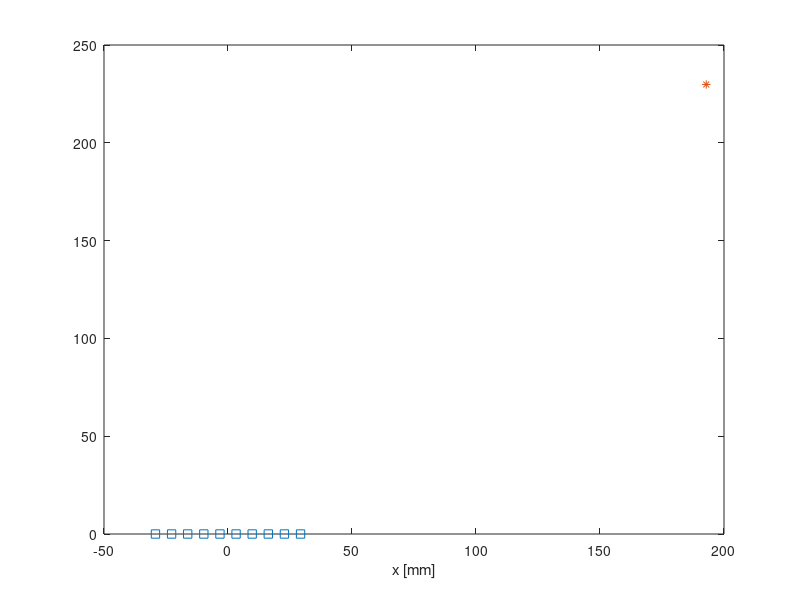

MATLAB code to generate this figure: (Note: this script raises an error after producing the figure.)
%% %%%%%%%%%%%%%%%%%%%%%%%%%%%%%%%%%%%%%%%%%%%%%%%%%%%%%%%%%%%%%%%%%%%%%%%%
%   
%           this script illustrates time-domain DAS beamforming based on
%           simulated ULA response.
%             
%           Additionally, it performes phase coherence imaging anaysing
%           standard deviation of phase shift 
%                   
%
%%%%%%%%%%%%%%%%%%%%%%%%%%%%%%%%%%%%%%%%%%%%%%%%%%%%%%%%%%%%%%%%%%%%%%%%%%%

addpath('tools')

clear all 
close all
%% %%%%%%%%%%%%%%%%%%%%%%%%%%%%%%%%%%%%%%%%%%%%%%%%%%%%%%%%%%%%%%%%%%%%%%%%
% 
%                  Load the dispersion curves data
% 
%%%%%%%%%%%%%%%%%%%%%%%%%%%%%%%%%%%%%%%%%%%%%%%%%%%%%%%%%%%%%%%%%%%%%%%%%%%

load('disp_curve')  % disp curves for 2 mm alu plates 

% figure(1),  plot(f_vec,k_a,f_vec,k_s)
% xlabel('f [Hz]'), ylabel('k [rad/m]')
%% %%%%%%%%%%%%%%%%%%%%%%%%%%%%%%%%%%%%%%%%%%%%%%%%%%%%%%%%%%%%%%%%%%%%%%%%
% 
%                          Generate arrau topology
% 
%%%%%%%%%%%%%%%%%%%%%%%%%%%%%%%%%%%%%%%%%%%%%%%%%%%%%%%%%%%%%%%%%%%%%%%%%%%
% ULA  
dx = 6.5;               % pitch in mm
x = (1:10).*dx;         x = x - mean(x);
y = zeros(size(x));

X = x;                  Y = y; 

figure(2),  plot(X,Y,'s'), title('ULA'), xlabel('x [mm]')
%% %%%%%%%%%%%%%%%%%%%%%%%%%%%%%%%%%%%%%%%%%%%%%%%%%%%%%%%%%%%%%%%%%%%%%%%%
% 
%                           signal parameters 
% 
%%%%%%%%%%%%%%%%%%%%%%%%%%%%%%%%%%%%%%%%%%%%%%%%%%%%%%%%%%%%%%%%%%%%%%%%%%%

exct.fs = 5.12e6;               % sampling f 
exct.n_sampl = 4096;            % no of samples
exct.f_exc = 100e3;             % excitation f
exct.n_cycl = 5;                % no of cycles

[w indF] = min(abs(exct.f_exc - f_vec));
wave.vph = 2*pi*f_vec(indF)./k_a(indF);     % phase velocity in m/s for excitation freq
wave.lambda = wave.vph / f_vec(indF);       % wavelength in m for excitation freq

%% %%%%%%%%%%%%%%%%%%%%%%%%%%%%%%%%%%%%%%%%%%%%%%%%%%%%%%%%%%%%%%%%%%%%%%%%
% 
%                           Target to be imaged
% 
%%%%%%%%%%%%%%%%%%%%%%%%%%%%%%%%%%%%%%%%%%%%%%%%%%%%%%%%%%%%%%%%%%%%%%%%%%%

target.r = 300;
target.theta = 50;
target.x = target.r*cosd(target.theta); 
target.y = target.r*sind(target.theta); 

figure(2),  plot(X,Y,'s', target.x,target.y,'*'),  xlabel('x [mm]')

%% %%%%%%%%%%%%%%%%%%%%%%%%%%%%%%%%%%%%%%%%%%%%%%%%%%%%%%%%%%%%%%%%%%%%%%%%
% 
%       Simulate array responses using structure's transfer function
%                          
%%%%%%%%%%%%%%%%%%%%%%%%%%%%%%%%%%%%%%%%%%%%%%%%%%%%%%%%%%%%%%%%%%%%%%%%%%%

arrayRes = simulate_array_response(X,Y,target, exct,f_vec,k_a, k_s);

%% %%%%%%%%%%%%%%%%%%%%%%%%%%%%%%%%%%%%%%%%%%%%%%%%%%%%%%%%%%%%%%%%%%%%%%%%
% 
%                       DAS beamforming
%                          
%%%%%%%%%%%%%%%%%%%%%%%%%%%%%%%%%%%%%%%%%%%%%%%%%%%%%%%%%%%%%%%%%%%%%%%%%%%

theta = 0:360;                      % azimuth in deg
r = (1:exct.n_sampl)';

im = plane_wave_beamforming_ULA(X, arrayRes, theta, r, wave, exct) ;

%% %%%%%%%%%%%%%%%%%%%%%%%%%%%%%%%%%%%%%%%%%%%%%%%%%%%%%%%%%%%%%%%%%%%%%%%%
% 
%                      Plot the results 
%                          
%%%%%%%%%%%%%%%%%%%%%%%%%%%%%%%%%%%%%%%%%%%%%%%%%%%%%%%%%%%%%%%%%%%%%%%%%%%

figure(10)
pcolor(im.x, im.y, im.C'), shading flat, axis equal tight, axis([-1500, 1500, -1500,1500])
title('DAS result')
colorbar 

figure(11)
pcolor(im.x, im.y, im.Cph'), shading flat, axis equal tight, axis([-1500, 1500, -1500,1500])
title('weights based on Phase coherence ')
colorbar 

figure(12)
pcolor(im.x, im.y, im.Cph'.*im.C'), shading flat, axis equal tight, axis([-1500, 1500, -1500,1500])
title('Weighted image DAS and phase weights ')
colorbar 

figure(13)
plot(theta,max(im.C')./max(max(im.C')),  theta, max(im.Cph'.*im.C')./max(max(im.Cph'.*im.C')))
title('Beam patterns comparision')
legend('DAS','Phase Cohrerence')
colorbar
